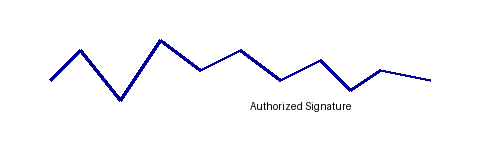

Here is the Python script that generated this plot:
from PIL import Image, ImageDraw, ImageFont
import os

# Create a new image with a white background
width, height = 500, 150
image = Image.new('RGBA', (width, height), (255, 255, 255, 0))
draw = ImageDraw.Draw(image)

# Draw a signature
points = [(50, 80), (80, 50), (120, 100), (160, 40), (200, 70), (240, 50), 
          (280, 80), (320, 60), (350, 90), (380, 70), (430, 80)]

for i in range(len(points) - 1):
    draw.line([points[i], points[i+1]], fill=(0, 0, 150), width=3)

# Add text
try:
    font = ImageFont.truetype("DejaVuSans.ttf", 20)
except:
    font = ImageFont.load_default()

draw.text((250, 100), "Authorized Signature", fill=(0, 0, 0), font=font)

# Save the image
image.save("signature.png", "PNG")

# Create company stamp
stamp_width, stamp_height = 300, 300
stamp = Image.new('RGBA', (stamp_width, stamp_height), (255, 255, 255, 0))
stamp_draw = ImageDraw.Draw(stamp)

# Draw outer circle
stamp_draw.ellipse((10, 10, stamp_width-10, stamp_height-10), outline=(135, 20, 20), width=3)
# Draw inner circle
stamp_draw.ellipse((30, 30, stamp_width-30, stamp_height-30), outline=(135, 20, 20), width=2)

# Add text to the stamp
try:
    stamp_font_large = ImageFont.truetype("DejaVuSans-Bold.ttf", 24)
    stamp_font_medium = ImageFont.truetype("DejaVuSans.ttf", 20)
    stamp_font_small = ImageFont.truetype("DejaVuSans.ttf", 16)
except:
    stamp_font_large = ImageFont.load_default()
    stamp_font_medium = ImageFont.load_default()
    stamp_font_small = ImageFont.load_default()

stamp_draw.text((stamp_width//2, 120), "PC ASSEMBLER", fill=(135, 20, 20), 
                font=stamp_font_large, anchor="mm")
stamp_draw.text((stamp_width//2, 160), "OFFICIAL", fill=(135, 20, 20), 
                font=stamp_font_medium, anchor="mm")
stamp_draw.text((stamp_width//2, 200), "est. 2023", fill=(135, 20, 20), 
                font=stamp_font_small, anchor="mm")

# Save the stamp
stamp.save("stamp.png", "PNG")

print("Signature and stamp images created successfully.")